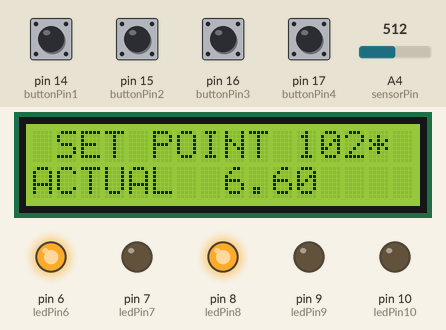
Recording of a sketch running on a simulated Arduino Uno, built with avr-gcc and run on an emulated ATmega328P. Parts: 16×2 character LCD, output pins drawn as LEDs (lit = HIGH). The test bench sets the inputs (shaded band); at power-on: pin 14 (buttonPin1), pin 15 (buttonPin2), pin 16 (buttonPin3), pin 17 (buttonPin4) LOW, A4 (sensorPin) = 512. What the sketch prints to the serial monitor is not drawn.

Above: at 1.2 s.
1.3 s: pin 15 (buttonPin2) pulled HIGH for 0.6 s
At 2.1 s:
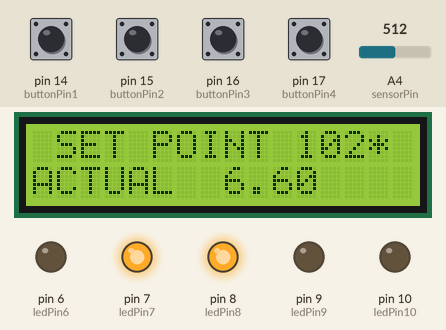
3.4 s: A4 (sensorPin) set to 701
At 3.8 s:
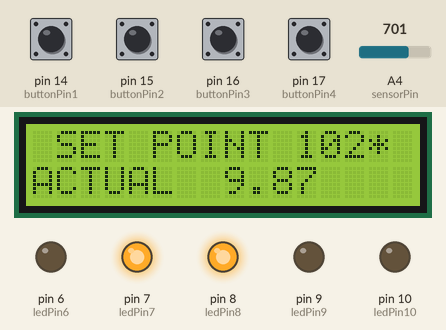
4.9 s: A4 (sensorPin) set to 715
At 6.1 s:
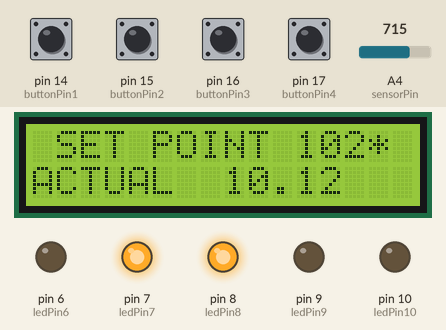
6.4 s: pin 15 (buttonPin2) pulled HIGH for 1 s
At 7.6 s:
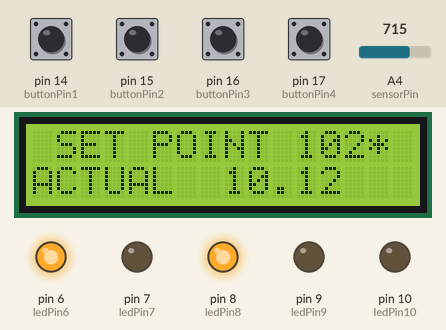
10.4 s: pin 17 (buttonPin4) pulled HIGH for 0.6 s
At 11.1 s:
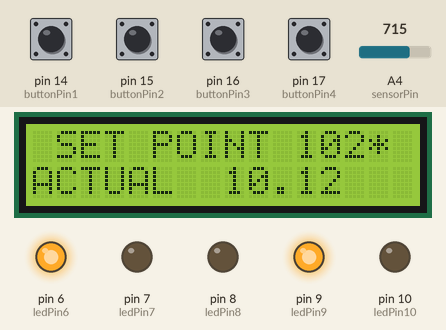
12.5 s: pin 15 (buttonPin2) pulled HIGH for 0.6 s
At 13.9 s:
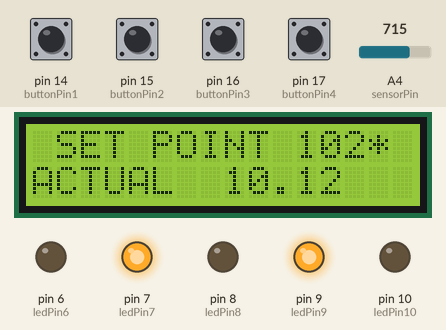
Timing chart, 0 to 15.5 s (numbered marks = the images above; inputs shaded):
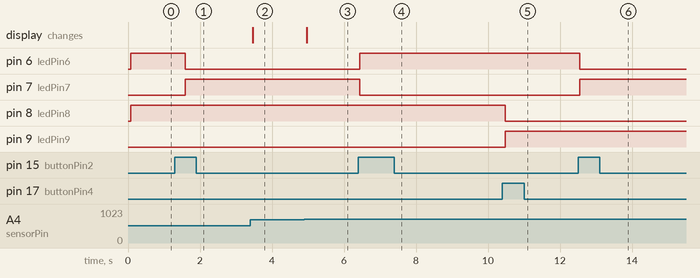

Measured:
- after the input at 1.3 s, pin 6 (ledPin6): HIGH → LOW after 0.29 s; pin 7 (ledPin7): LOW → HIGH after 0.29 s
- after the input at 3.4 s, the display: changes after 0.06 s (image 2)
- after the input at 4.9 s, the display: changes after 0.06 s (image 3)
- after the input at 6.4 s, pin 6 (ledPin6): LOW → HIGH at once; pin 7 (ledPin7): HIGH → LOW at once
- after the input at 10.4 s, pin 8 (ledPin8): HIGH → LOW after 0.08 s; pin 9 (ledPin9): LOW → HIGH after 0.08 s
- after the input at 12.5 s, pin 6 (ledPin6): HIGH → LOW after 0.05 s; pin 7 (ledPin7): LOW → HIGH after 0.05 s

The sketch:

good14button.ino
```cpp
#include <LiquidCrystal.h>

LiquidCrystal lcd(12, 11, 5, 4, 3 ,2);
int buttonPin1 = 14;
int buttonPin2 = 15;
int buttonPin3 = 16;
int buttonPin4  = 17;
const int sensorPin = A4; // temp lead from spa heater
const float baselineTemp = 20; // if temp is below relay turns on
int ledPin6  = 6;
int ledPin7  = 7;
int ledPin8 =8;
int ledPin9 = 9;
int ledPin10 = 10;
int lightsOn = 0;
int lightsOn1=0;
int lightsOn2=0;
int lightsOn3=0;// is the switch on = 1 or off = 0
int switchState=0;
int oldSwitchState=0;
int switchState1=0;
int oldSwitchState1=0;
int switchState2=0;
int oldSwitchState2=0;
int switchState3=0;
int oldSwitchState3=0;


void setup() {
  lcd.begin(16,2);
  lcd.clear();


  Serial.begin(9600);
pinMode  (buttonPin1,INPUT);
pinMode  (  buttonPin2,INPUT);
pinMode ( buttonPin3 ,INPUT);
pinMode( buttonPin4 ,INPUT);
pinMode( sensorPin ,INPUT);
pinMode(  ledPin6 ,OUTPUT);
pinMode ( ledPin7,OUTPUT);
pinMode  (ledPin8,OUTPUT);
pinMode  (  ledPin9,OUTPUT);
pinMode  (ledPin10,OUTPUT);


}

void loop() {

  int sensorVal = analogRead(A4);// love o meter example
  Serial.print("sensor Value"    );

  Serial.print(sensorVal);
  float voltage = (sensorVal / 7.6-2);
  Serial.print(",Volts:  ");
  Serial.print(voltage/7.6-2)*6+5;
  Serial.print(", degrees C  ");
  lcd.setCursor(0,0);
    lcd.print(" SET POINT 102*");
    lcd.setCursor(0,1);
    lcd.print("ACTUAL  ");
    lcd.print(        voltage /7.6-2);
  float temperature =(voltage /7.6-2)*6+5 ;
  Serial.println(temperature);

  if (temperature < baselineTemp + 2){
    digitalWrite(10,LOW);


  }

  switchState = digitalRead(14); // read the pushButton State
  if (switchState != oldSwitchState) // catch change
  {
    oldSwitchState = switchState;
    if (switchState == HIGH)
    {
      // toggle
      lightsOn = !lightsOn;
    }
  }

  if(lightsOn)
  {
     digitalWrite(6, HIGH);
     digitalWrite(7,LOW);// set the LED on
   } else {
      digitalWrite(6, LOW);
      digitalWrite(7,HIGH);// set the LED off


  switchState1 = digitalRead(15); // read the pushButton State
  if (switchState1 != oldSwitchState1) // catch change
  {
    oldSwitchState1 = switchState1;
    if (switchState1 == HIGH)
    {
      // toggle
      lightsOn1 = !lightsOn1;
    }
  }

  if(lightsOn1)
  {
     digitalWrite(7, HIGH);
     digitalWrite(6,LOW);// set the LED on
   } else {
      digitalWrite(7, LOW);
      digitalWrite(6, HIGH);

      switchState2 = digitalRead(16); // read the pushButton State
  if (switchState2 != oldSwitchState2) // catch change
  {
    oldSwitchState2 = switchState2;
    if (switchState2 == HIGH)
    {
      // toggle
      lightsOn2 = !lightsOn2;
    }
  }

  if(lightsOn2)
  {
     digitalWrite(8, HIGH);
     digitalWrite(9, LOW);// set the LED on
   } else {
      digitalWrite(8, LOW);
      digitalWrite(9, HIGH);
      // set the LED off

       switchState3 = digitalRead(17);
       if (switchState3 != oldSwitchState3) // catch change
  {
    oldSwitchState3 = switchState3;
    if (switchState3 == HIGH)
    {
      // toggle
      lightsOn3 = !lightsOn3;
    }
  }

  if(lightsOn3)
  {
     digitalWrite(9, HIGH);
     digitalWrite(8, LOW);// set the LED on
   } else {
      digitalWrite(9, LOW);
      digitalWrite(8, HIGH);
      delay(500);

      // set the LED off
    }

    }
   }
}
}
```
